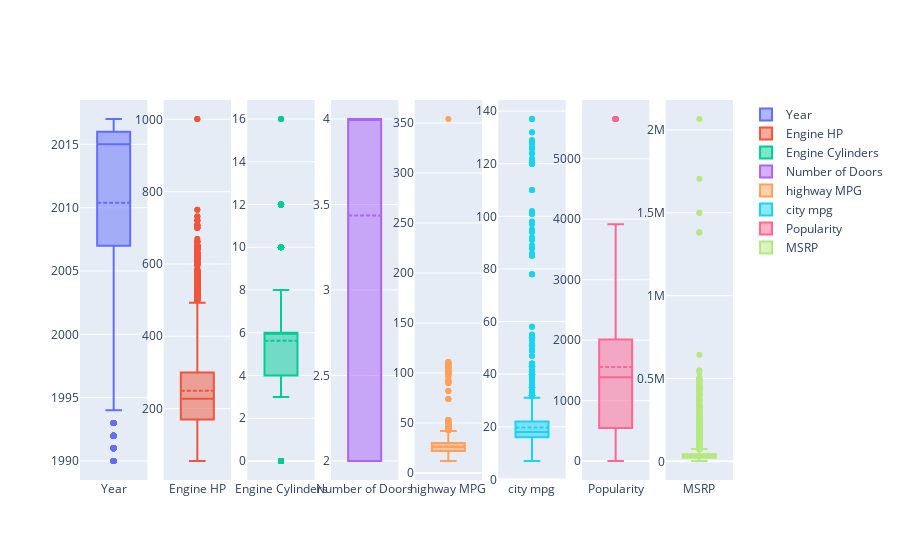

Notebook cell for this chart:
### Markdown cell above
*Összes jellemző boxplot egy ábrába*

### Code cell
# numerikus jellemzők nevének kigyűjtése
cols = df.select_dtypes(exclude="object").columns

# megfelelő subplot készítése
fig = make_subplots(rows=1, cols = len(cols))

# boxplotok kirajzolása megfelelő subplotba
for i,col in enumerate(cols):
    fig.add_trace(go.Box(y=df[col], name=col,boxmean=True), row=1, col=i+1)

fig

### Figure 1 — Plotly figure (JSON) as saved in the notebook; plotly's stock layout.template omitted (floating-point values rounded to 4 significant figures; data arrays with more than 128 entries replaced by an {"elided": "..."} marker saying what was removed)
{"data": [{"boxmean": true, "name": "Year", "type": "box", "xaxis": "x", "y": {"elided": "11914 int values"}, "yaxis": "y"}, {"boxmean": true, "name": "Engine HP", "type": "box", "xaxis": "x2", "y": {"elided": "11914 float values"}, "yaxis": "y2"}, {"boxmean": true, "name": "Engine Cylinders", "type": "box", "xaxis": "x3", "y": {"elided": "11914 float values"}, "yaxis": "y3"}, {"boxmean": true, "name": "Number of Doors", "type": "box", "xaxis": "x4", "y": {"elided": "11914 float values"}, "yaxis": "y4"}, {"boxmean": true, "name": "highway MPG", "type": "box", "xaxis": "x5", "y": {"elided": "11914 int values"}, "yaxis": "y5"}, {"boxmean": true, "name": "city mpg", "type": "box", "xaxis": "x6", "y": {"elided": "11914 int values"}, "yaxis": "y6"}, {"boxmean": true, "name": "Popularity", "type": "box", "xaxis": "x7", "y": {"elided": "11914 int values"}, "yaxis": "y7"}, {"boxmean": true, "name": "MSRP", "type": "box", "xaxis": "x8", "y": {"elided": "11914 int values"}, "yaxis": "y8"}], "layout": {"xaxis": {"anchor": "y", "domain": [0, 0.1031]}, "xaxis2": {"anchor": "y2", "domain": [0.1281, 0.2312]}, "xaxis3": {"anchor": "y3", "domain": [0.2562, 0.3594]}, "xaxis4": {"anchor": "y4", "domain": [0.3844, 0.4875]}, "xaxis5": {"anchor": "y5", "domain": [0.5125, 0.6156]}, "xaxis6": {"anchor": "y6", "domain": [0.6406, 0.7438]}, "xaxis7": {"anchor": "y7", "domain": [0.7687, 0.8719]}, "xaxis8": {"anchor": "y8", "domain": [0.8969, 1]}, "yaxis": {"anchor": "x", "domain": [0, 1]}, "yaxis2": {"anchor": "x2", "domain": [0, 1]}, "yaxis3": {"anchor": "x3", "domain": [0, 1]}, "yaxis4": {"anchor": "x4", "domain": [0, 1]}, "yaxis5": {"anchor": "x5", "domain": [0, 1]}, "yaxis6": {"anchor": "x6", "domain": [0, 1]}, "yaxis7": {"anchor": "x7", "domain": [0, 1]}, "yaxis8": {"anchor": "x8", "domain": [0, 1]}}}
